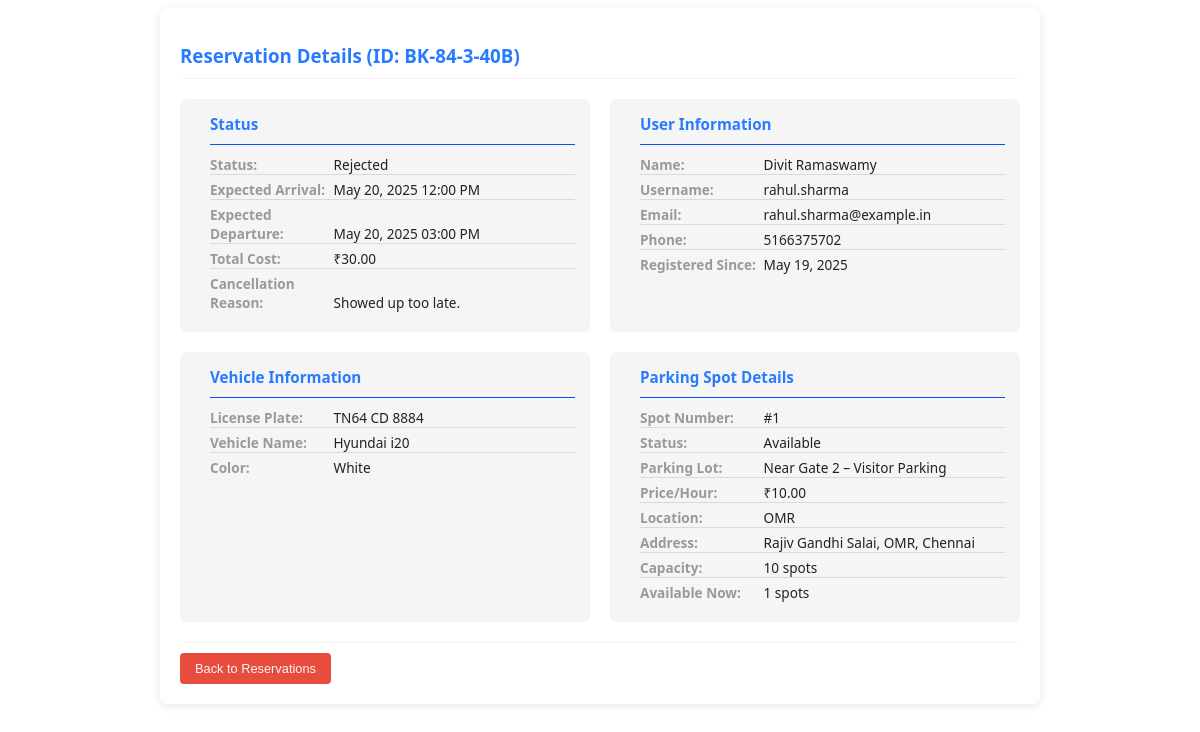
/admin/reservations/booking_details/BK-84-3-40B, run on the app's committed database.
### model.py (models this page shows, shortened)
class Reservation(db.Model):
    id = db.Column(db.Integer, primary_key=True)
    booking_id = db.Column(db.String(50), unique=True, nullable=False)
    booking_timestamp = db.Column(db.DateTime, default=datetime.utcnow)
    lot_id = db.Column(db.Integer, db.ForeignKey('parking_lot.id'), nullable=False)
    spot_id = db.Column(db.Integer, db.ForeignKey('parking_spot.id'))
    user_id = db.Column(db.Integer, db.ForeignKey('user.id'))
    vehicle_id = db.Column(db.Integer, db.ForeignKey('vehicle.id'))
    expected_arrival = db.Column(db.DateTime, nullable=False)
    expected_departure = db.Column(db.DateTime, nullable=False)
    parking_timestamp = db.Column(db.DateTime)
    leaving_timestamp = db.Column(db.DateTime)
    parking_cost = db.Column(db.Float)
    status = db.Column(db.String(20), default='Pending')
    cancellation_reason = db.Column(db.String(200))
    lot = db.relationship('ParkingLot')
    spot = db.relationship('ParkingSpot', backref=db.backref('reservations', lazy='dynamic'))
    user = db.relationship('User', overlaps="reservations,user_ref")
    vehicle = db.relationship('Vehicle')

class User(db.Model, UserMixin):
    id = db.Column(db.Integer, primary_key=True)
    username = db.Column(db.String(80), unique=True)
    email = db.Column(db.String(120), unique=True, nullable=False)
    password = db.Column(db.String(200), nullable=False)
    firstname = db.Column(db.String(100))
    lastname = db.Column(db.String(100))
    gender = db.Column(db.String(10))
    phone = db.Column(db.String(15))
    address = db.Column(db.String(200))
    pin = db.Column(db.String(10))
    registration_date = db.Column(db.DateTime, default=datetime.now)
    is_active = db.Column(db.Boolean, default=True)
    reservations = db.relationship('Reservation', backref='user_ref', lazy=True)
    vehicles = db.relationship('Vehicle', backref='owner', cascade='all, delete-orphan')

class Vehicle(db.Model):
    id = db.Column(db.Integer, primary_key=True)
    vehicle_name = db.Column(db.String(100))
    vehicle_nickname = db.Column(db.String(100))
    license_plate = db.Column(db.String(20), unique=True, nullable=False)
    vehicle_image = db.Column(db.String)
    color = db.Column(db.String(50))
    user_id = db.Column(db.Integer, db.ForeignKey('user.id'), nullable=False)
    reservations = db.relationship('Reservation', back_populates='vehicle', lazy=True)

class ParkingSpot(db.Model):
    id = db.Column(db.Integer, primary_key=True)
    lot_id = db.Column(db.Integer, db.ForeignKey('parking_lot.id'))
    spot_number = db.Column(db.Integer, nullable=False)
    status = db.Column(db.String(1), default='A')  # A = Available, O = Occupied

class ParkingLot(db.Model):
    id = db.Column(db.Integer, primary_key=True)
    prime_location_name = db.Column(db.String(100))
    price_per_hour = db.Column(db.Float)
    max_parking_spots = db.Column(db.Integer, nullable=False)
    available_spots = db.Column(db.Integer, nullable=False)
    available_from = db.Column(db.Time)
    available_to = db.Column(db.Time)
    is_active = db.Column(db.Boolean, default=True)
    image_url = db.Column(db.String)
    admin_notes = db.Column(db.Text)
    location_id = db.Column(db.Integer, db.ForeignKey('location.id'), nullable=False)
    spots = db.relationship('ParkingSpot', backref='lot', cascade='all, delete-orphan', lazy=True)

class Location(db.Model):
    id = db.Column(db.Integer, primary_key=True)
    name = db.Column(db.String(100), nullable=False)
    address = db.Column(db.String(200), nullable=False)
    pin_code = db.Column(db.String(10))
    parking_lots = db.relationship('ParkingLot', backref='location_ref', lazy=True)

### routes/admin_routes.py (the view)
@admin_bp.route('/reservations/booking_details/<string:booking_id>', methods=['GET', 'POST'])
def booking_details(booking_id):
    reservation = Reservation.query.filter_by(booking_id=booking_id).first()
    if reservation:
        return render_template('partials/_admin_views_booking_details.html', reservation=reservation)
    else:
        flash('Booking not found', 'error')
        return redirect(url_for('user.bookings'))

### templates/partials/_admin_views_booking_details.html (shortened to what this page needs)
<div class="reservation-details">
    <h3>Reservation Details (ID: {{ reservation.booking_id }})</h3>
    <div class="section">
        <h4>Status</h4>
        <p><strong>Status:</strong> {{ reservation.status }}</p>
        <p><strong>Expected Arrival:</strong> {{ reservation.expected_arrival.strftime('%b %d, %Y %I:%M %p') }}</p>
        <p><strong>Expected Departure:</strong> {{ reservation.expected_departure.strftime('%b %d, %Y %I:%M %p') }}</p>
        <p><strong>Total Cost:</strong> ₹{{ "%.2f"|format(reservation.parking_cost) if reservation.parking_cost else
            'Not calculated' }}</p>
        {% if reservation.cancellation_reason %}
        <p><strong>Cancellation Reason:</strong> {{ reservation.cancellation_reason }}</p>
        {% endif %}
    </div>
    <div class="section">
        <h4>User Information</h4>
        <p><strong>Name:</strong> {{ reservation.user.firstname }} {{ reservation.user.lastname }}</p>
        <p><strong>Username:</strong> {{ reservation.user.username }}</p>
        <p><strong>Email:</strong> {{ reservation.user.email }}</p>
        <p><strong>Phone:</strong> {{ reservation.user.phone }}</p>
        <p><strong>Registered Since:</strong> {{ reservation.user.registration_date.strftime('%b %d, %Y') }}</p>
    </div>
    <div class="section">
        <h4>Vehicle Information</h4>
        <p><strong>License Plate:</strong> {{ reservation.vehicle.license_plate }}</p>
        <p><strong>Vehicle Name:</strong> {{ reservation.vehicle.vehicle_name }}</p>
        <p><strong>Color:</strong> {{ reservation.vehicle.color }}</p>
    </div>
    <div class="section">
        <h4>Parking Spot Details</h4>
        <p><strong>Spot Number:</strong> #{{ reservation.spot.spot_number }}</p>
        <p><strong>Status:</strong> {{ 'Occupied' if reservation.spot.status == 'O' else 'Available' }}</p>
        <p><strong>Parking Lot:</strong> {{ reservation.spot.lot.prime_location_name }}</p>
        <p><strong>Price/Hour:</strong> ₹{{ "%.2f"|format(reservation.spot.lot.price_per_hour) }}</p>
        <p><strong>Location:</strong> {{ reservation.spot.lot.location_ref.name }}</p>
        <p><strong>Address:</strong> {{ reservation.spot.lot.location_ref.address }}</p>
        <p><strong>Capacity:</strong> {{ reservation.spot.lot.max_parking_spots }} spots</p>
        <p><strong>Available Now:</strong> {{ reservation.spot.lot.available_spots }} spots</p>
    </div>
    <div class="action-buttons">
        <button class="btn-danger">
            <a href="{{ url_for('admin.activity_log') }}" style="text-decoration: none; color: whitesmoke;"> Back to
                Reservations </a>
        </button>
    </div>
</div>

### templates/partials/_admin_views_booking_details.html (style rules this page uses)
.reservation-details { font-family: 'Segoe UI', Tahoma, Geneva, Verdana, sans-serif; color: var(--black1); background: var(--white); padding: 20px; margin: auto; border-radius: 8px; box-shadow: 0 2px 10px rgba(0, 0, 0, 0.1); max-height: 95vh; max-width: 70vw; display: grid; grid-template-columns: 1fr 1fr; gap: 20px; overflow: hidden; }
.reservation-details h3 { grid-column: 1 / -1; color: var(--blue); margin: 15px 0 0 0; padding-bottom: 10px; border-bottom: 1px solid var(--grey); }
.section { background: var(--grey); padding: 15px; padding-left: 30px; border-radius: 6px; }
.section h4 { margin: 0 0 10px 0; padding: 0 0 10px 0; border-bottom: 1px solid rgb(0, 81, 255); color: var(--blue); font-size: 0.95rem; }
.section p { margin: 5px 0; border-bottom: 1px solid rgb(217, 217, 217); font-size: 0.85rem; line-height: 1.4; }
.section p:last-child { border: none; }
.section strong { display: inline-block; width: 120px; color: var(--black2); }
.action-buttons { grid-column: 1 / -1; display: flex; gap: 10px; padding-top: 10px; border-top: 1px solid var(--grey); margin-top: auto; }
.action-buttons button { padding: 8px 15px; border: none; border-radius: 4px; cursor: pointer; font-size: 0.8rem; transition: all 0.3s; }
.btn-danger { background: #e74c3c; color: white; }

### data on the page
Reservation: booking_id "BK-84-3-40B", status "Rejected", expected_arrival "May 20, 2025 12:00 PM", expected_departure "May 20, 2025 03:00 PM", parking_cost "30.00", cancellation_reason "Showed up too late."
User: user.firstname "Divit", user.lastname "Ramaswamy", user.username "rahul.sharma", user.email "rahul.sharma@example.in", user.phone "5166375702", user.registration_date "May 19, 2025"
Vehicle: vehicle.license_plate "TN64 CD 8884", vehicle.vehicle_name "Hyundai i20", vehicle.color "White"
ParkingSpot: spot.spot_number "1", status "Available"
ParkingLot: spot.lot.prime_location_name "Near Gate 2 – Visitor Parking", spot.lot.price_per_hour "10.00", spot.lot.max_parking_spots "10", spot.lot.available_spots "1"
Location: spot.lot.location_ref.name "OMR", spot.lot.location_ref.address "Rajiv Gandhi Salai, OMR, Chennai"
